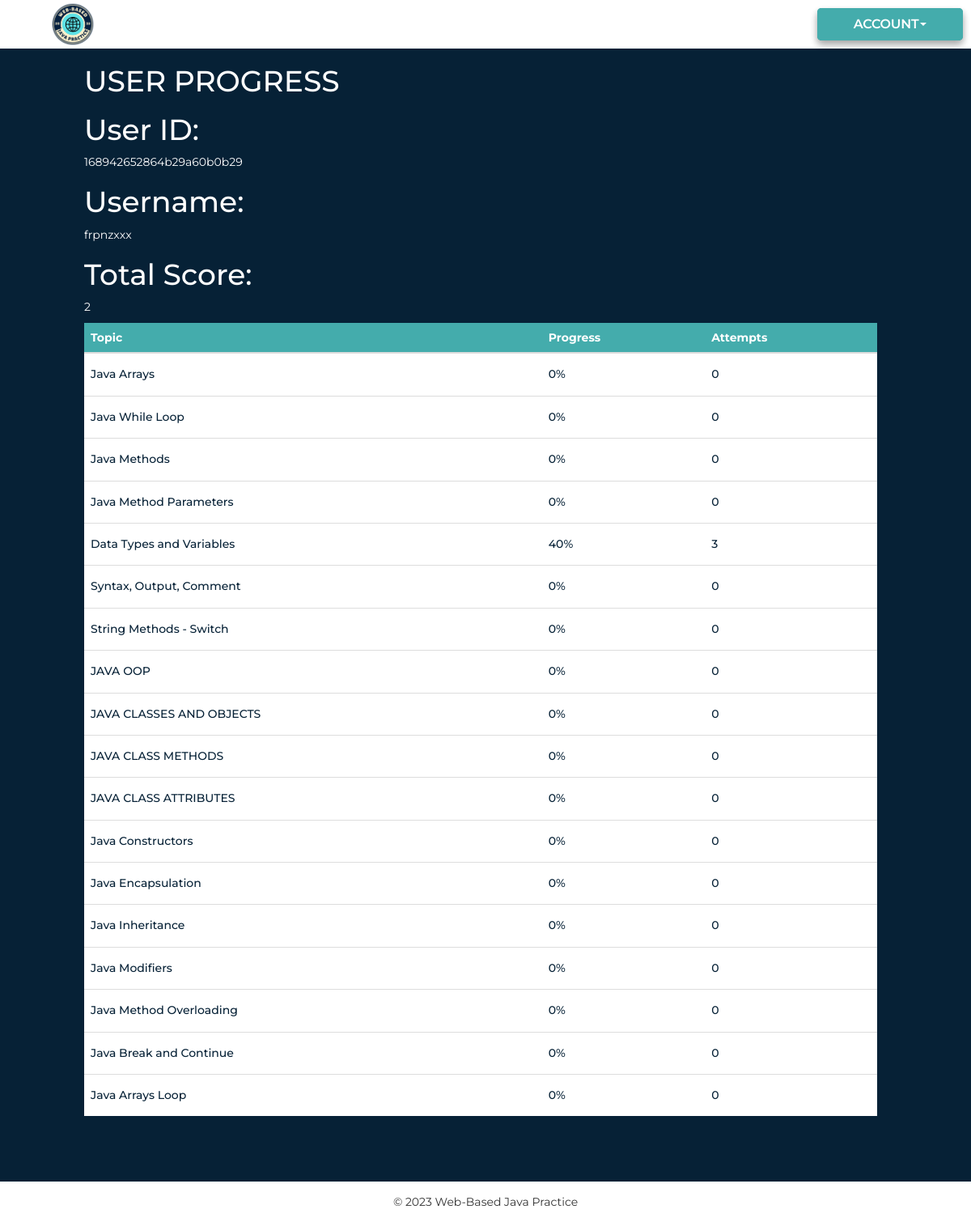
Page /user-view-progress.php (signed in) on the committed database.
### tables this page shows
CREATE TABLE `users_db` (
  `id` varchar(50) NOT NULL,
  `username` varchar(100) NOT NULL,
  `email` varchar(100) NOT NULL,
  `password` varchar(100) NOT NULL,
  `score` varchar(100) NOT NULL DEFAULT '0',
  `2ndQtr` varchar(500) NOT NULL DEFAULT 'locked',
  `3rdQtr` varchar(500) NOT NULL DEFAULT 'locked',
  `4thQtr` varchar(500) NOT NULL DEFAULT 'locked',
  `user_type` varchar(50) NOT NULL DEFAULT 'user',
  `isactive` tinyint(1) NOT NULL
);

CREATE TABLE `user_topic_status` (
  `id` int NOT NULL,
  `userID` varchar(50) NOT NULL,
  `topic_name` varchar(50) NOT NULL,
  `progress` varchar(150) NOT NULL DEFAULT '0',
  `score` int NOT NULL,
  `Qtr` varchar(5000) NOT NULL,
  `topicStatus` varchar(500) NOT NULL DEFAULT 'false',
  `medium` varchar(50) NOT NULL DEFAULT '0',
  `hard` varchar(50) NOT NULL DEFAULT '0',
  `attempts` int NOT NULL DEFAULT '0'
);

### user-view-progress.php (the view, shortened to what this page needs)
<?php
@include 'config.php';
if (isset($_SESSION['user_id'])) {
    $userid = $_SESSION['user_id'];
}
$get_uname = mysqli_query($conn, "SELECT * FROM users_db WHERE id ='$userid'");
$fetch = mysqli_fetch_array($get_uname);
$id = $fetch['id'];
$username = $fetch['username'];
$score = $fetch['score'];
?>
<!DOCTYPE html>
<html lang="en">
<head>
    <link rel="stylesheet" href="./assets/css/index.css">
    <link rel="stylesheet" href="./assets/css/users.css">
    <link rel="stylesheet" href="https://maxcdn.bootstrapcdn.com/bootstrap/3.4.1/css/bootstrap.min.css">
</head>
<body>
    <header class="header">
        <a href="home.php" class="logo">
            <img src="./images/logo.png" alt="">
        </a>
        <div class="box">
            <div class="dropdown">
                <button class="btn-drop" type="button" data-toggle="dropdown">Account
                    <span class="caret"></span></button>
            </div>
        </div>
    </header>
    <section class="afternav">
        <div class="dashboard">
            <div class="cards">
                <div class="users">
                    <div class="upper">
                        <div class="details">
                            <h1>USER PROGRESS</h1>
                            <div class="deets">
                                <h1>User ID:</h1>
                                <p>
                                    <?php echo $id ?>
                                </p>
                            </div>
                            <div class="deets">
                                <h1>Username:</h1>
                                <p>
                                    <?php echo $username ?>
                                </p>
                            </div>
                            <div class="deets">
                                <h1>Total Score:</h1>
                                <p>
                                    <?php echo $score ?>
                                </p>
                            </div>
                        </div>
                    </div>
                    <table class="table" style=" margin-top:10px">
                        <thead>
                            <tr>
                                <th>Topic</th>
                                <th>Progress</td>
                                <th>Attempts</td>
                            </tr>
                        </thead>
                        <tbody>
                            <?php
                            $select = mysqli_query($conn, "SELECT * FROM user_topic_status WHERE userID ='$id'");
                            while ($row = mysqli_fetch_assoc($select)) {
                                ?>
                                <tr>
                                    <td data-label=" TOPIC NAME:">
                                        <h5>
                                            <?php echo $row['topic_name']; ?>
                                        </h5>
                                    </td>
                                    <td data-label="PROGRESS:">
                                        <h5>
                                            <?php echo $row['progress']; ?>%
                                        </h5>
                                    </td>
                                    <td data-label="ATTEMPTS:">
                                        <h5>
                                            <?php echo $row['attempts']; ?>
                                        </h5>
                                    </td>
                                </tr>
                            <?php }
                            ; ?>
                        </tbody>
                    </table>
                </div>
            </div>
    </section>
    <footer class="footer">
        <div class="cmName">
            <p> © 2023 Web-Based Java Practice</p>
        </div>
    </footer>
</body>
</html>

### assets/css/index.css (style rules this page uses)
* { font-family: 'Montserrat', sans-serif; margin:0; padding:0; box-sizing: border-box; outline: none; border:none; text-decoration: none; }
.header { position: absolute; background: #Ffff; height: 60px; justify-content: space-between; padding-left:5%; border-bottom: var(--border); top:0; left: 0; right: 0; z-index: 1000; display: flex; }
.header .logo img { height: 60px; width:60px; margin-bottom: 10px; }
.afternav { min-height: calc(100vh - 60px - 30px); top: 0px; background: #062136; width: 100%; padding:20px 0; background-position: center; color: white; display: flex; }
button:nth-of-type(1) { background:#44acac; color: white; font-family: 'Montserrat', sans-serif; font-size: 16px; line-height: 20px; text-transform: uppercase; font-weight: 600; letter-spacing: -0.015em; }
.footer { text-align: center; height: 30px; }
.footer p { padding: 15px; font-size: 14px; text-align: center; }
.box { position: relative; width: 180px; height: 250px; margin: 10px; border-radius: 5px; }
.dropdown { position: relative; width: 100%; height: 40px; background: #44acac; color: #FFF; font-size: 22px; display: flex; justify-content: center; align-items: center; border-radius: 5px; cursor: pointer; box-shadow: 0 5px 10px rgba(0, 0, 0, 0.2); }

### assets/css/users.css (style rules this page uses)
* { font-family: 'Montserrat', sans-serif; margin:0; padding:0; box-sizing: border-box; outline: none; border:none; text-decoration: none; }
.header { position: fixed; background: #Ffff; height: 60px; justify-content: space-between; padding-left:5%; border-bottom: var(--border); top:0; left: 0; right: 0; z-index: 2; display: flex; }
.header .logo img { height: 60px; width:60px; margin-bottom: 10px; }
.afternav { min-height: calc(100vh - 60px - 30px); top: 0; bottom: 1000px; background: #062136; width: 100%; padding:61px 0; color: white; display: flex; justify-content: center; align-items: center; }
button:nth-of-type(1) { background:#44acac; color: white; font-family: 'Montserrat', sans-serif; font-size: 16px; line-height: 20px; text-transform: uppercase; font-weight: 600; letter-spacing: -0.015em; }
.footer { text-align: center; height: 30px; }
.footer p { padding: 15px; font-size: 14px; text-align: center; }
.box { position: relative; width: 180px; height: 250px; margin: 10px; border-radius: 5px; }
.dropdown { position: relative; width: 100%; height: 40px; background: #44acac; color: #FFF; font-size: 22px; display: flex; justify-content: center; align-items: center; border-radius: 5px; cursor: pointer; box-shadow: 0 5px 10px rgba(0, 0, 0, 0.2); }
.btn-drop { position: relative; width: 100%; height: 40px; background: #44acac; color: #FFF; font-size: 22px; display: flex; justify-content: center; align-items: center; border-radius: 5px; cursor: pointer; box-shadow: 0 5px 10px rgba(0, 0, 0, 0.2); }
table tr td { color: #062136; background: #FFF; }
table tr th { color: #fff; background:#44acac; }

### user-view-progress.php (style rules this page uses)
@media (min-width: 768px) { .dashboard { position: relative; left: -300px; } }
@media (min-width: 768px) { .table { max-width: 250%; width: 250%; } }

### rows in the picture
users_db: id "168942652864b29a60b0b29", username "frpnzxxx", score "2"
user_topic_status: topic_name "Java Arrays", progress "0", attempts "0"
user_topic_status: topic_name "Java While Loop", progress "0", attempts "0"
user_topic_status: topic_name "Java Methods", progress "0", attempts "0"
user_topic_status: topic_name "Java Method Parameters", progress "0", attempts "0"
user_topic_status: topic_name "Data Types and Variables", progress "40", attempts "3"
user_topic_status: topic_name "Syntax, Output, Comment", progress "0", attempts "0"
user_topic_status: topic_name "String Methods - Switch", progress "0", attempts "0"
user_topic_status: topic_name "JAVA OOP", progress "0", attempts "0"
user_topic_status: topic_name "JAVA CLASSES AND OBJECTS", progress "0", attempts "0"
user_topic_status: topic_name "JAVA CLASS METHODS", progress "0", attempts "0"
user_topic_status: topic_name "JAVA CLASS ATTRIBUTES", progress "0", attempts "0"
user_topic_status: topic_name "Java Constructors", progress "0", attempts "0"
user_topic_status: topic_name "Java Encapsulation", progress "0", attempts "0"
user_topic_status: topic_name "Java Inheritance", progress "0", attempts "0"
user_topic_status: topic_name "Java Modifiers", progress "0", attempts "0"
user_topic_status: topic_name "Java Method Overloading", progress "0", attempts "0"
user_topic_status: topic_name "Java Break and Continue", progress "0", attempts "0"
user_topic_status: topic_name "Java Arrays Loop", progress "0", attempts "0"
